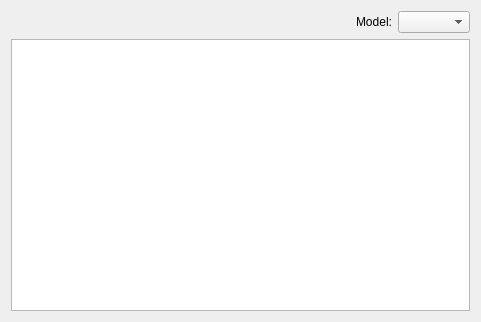
<?xml version="1.0" encoding="UTF-8"?>
<ui version="4.0">
 <author>Volker Krause &lt;vkrause@kde.org&gt;</author>
 <class>ItemViewWidget</class>
 <widget class="QWidget" name="ItemViewWidget">
  <property name="geometry">
   <rect>
    <x>0</x>
    <y>0</y>
    <width>481</width>
    <height>322</height>
   </rect>
  </property>
  <layout class="QGridLayout">
   <item row="0" column="0">
    <spacer>
     <property name="orientation">
      <enum>Qt::Horizontal</enum>
     </property>
     <property name="sizeHint" stdset="0">
      <size>
       <width>40</width>
       <height>20</height>
      </size>
     </property>
    </spacer>
   </item>
   <item row="0" column="1">
    <widget class="QLabel" name="label">
     <property name="text">
      <string>Model:</string>
     </property>
     <property name="buddy">
      <cstring>modelBox</cstring>
     </property>
    </widget>
   </item>
   <item row="0" column="2">
    <widget class="QComboBox" name="modelBox"/>
   </item>
   <item row="1" column="0" colspan="3">
    <widget class="Akonadi::EntityTreeView" name="itemView">
     <property name="dragEnabled">
      <bool>true</bool>
     </property>
     <property name="alternatingRowColors">
      <bool>true</bool>
     </property>
     <property name="rootIsDecorated">
      <bool>false</bool>
     </property>
    </widget>
   </item>
  </layout>
 </widget>
 <customwidgets>
  <customwidget>
   <class>Akonadi::EntityTreeView</class>
   <extends>QTreeView</extends>
   <header location="global">akonadi_next/entitytreeview.h</header>
  </customwidget>
 </customwidgets>
 <resources/>
 <connections/>
</ui>
